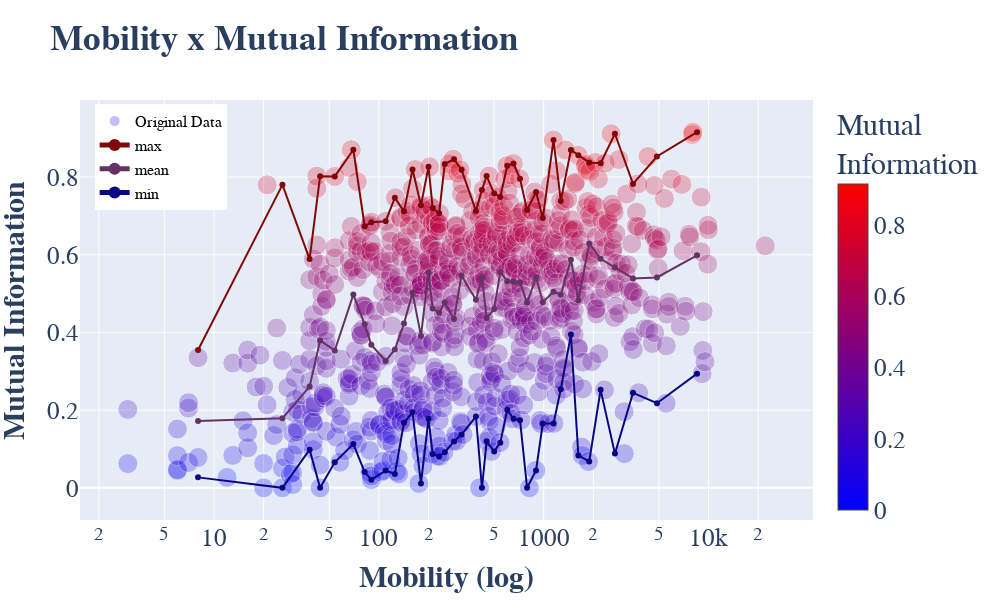

Here is the notebook cell this chart was saved with:
### Code cell
import plotly.express as px

fig2 = go.Figure()
fig2.add_trace(go.Scatter(x=mob_versus_infmutua['mob'], y=mob_versus_infmutua['mutual_inf'],
                    mode='markers', name='Original Data',
                     hovertemplate =
                    '<i>Mobility</i>: %{x}<br>'+
                    '<i>Corr</i>: %{y}<br>'+
                    '<i>Count</i>: %{marker.size:,}',
                    marker=dict(
                       opacity=0.25,
                       color=mob_versus_infmutua['mutual_inf'],
                       colorbar=dict(
                          title="Mutual<br>Information"
                       ),
                       size=mob_versus_infmutua['count'],
                       sizemode='area',
                       sizeref=2.*(mob_versus_infmutua['count'].max())/(20.**2),
                       sizemin=1,
                       colorscale="Bluered"
                    )))
fig2.update_layout(legend= {'itemsizing': 'constant'})

fig2.add_trace(go.Scatter(x=data2['medians'], y=data2['maxs'],
                    mode='lines+markers', name='max', line=dict(color='rgb(130,8,8)', width=2)))
fig2.add_trace(go.Scatter(x=data2['medians'], y=data2['means'],
                    mode='lines+markers', name='mean', line=dict(color='rgb(100,50,100)', width=2)))
fig2.add_trace(go.Scatter(x=data2['medians'], y=data2['mins'],
                    mode='lines+markers', name='min', line=dict(color='rgb(8,8,130)', width=2)))

fig2.update_xaxes(type="log")
fig2.update_layout(
    title_text="<b>Mobility x Mutual Information</b>",
    xaxis_title="<b>Mobility (log)</b>",
    yaxis_title="<b>Mutual Information</b>",
    font=dict(
        family="Tahoma",
        size=25,
      #   color="RebeccaPurple"
    ),
    width=1000,
    height=600,
    legend=dict(
      yanchor="top",
      y=0.99,
      xanchor="left",
      x=0.02,
      font=dict(
          family="Tahoma",
          size=16,  # Ajuste o tamanho da fonte da legenda aqui
          color="black"
      )
    ),
    hovermode="closest"
   )

fig2.show()

### Figure 1 — Plotly figure (JSON) as saved in the notebook; plotly's stock layout.template omitted (floating-point values rounded to 4 significant figures; data arrays with more than 128 entries replaced by an {"elided": "..."} marker saying what was removed)
{"data": [{"hovertemplate": "<i>Mobility</i>: %{x}<br><i>Corr</i>: %{y}<br><i>Count</i>: %{marker.size:,}", "marker": {"color": {"elided": "817 float values"}, "colorbar": {"title": {"text": "Mutual<br>Information"}}, "colorscale": [[0, "rgb(0,0,255)"], [1, "rgb(255,0,0)"]], "opacity": 0.25, "size": {"elided": "817 int values"}, "sizemin": 1, "sizemode": "area", "sizeref": 0.005}, "mode": "markers", "name": "Original Data", "type": "scatter", "x": {"elided": "817 int values"}, "y": {"elided": "817 float values"}}, {"line": {"color": "rgb(130,8,8)", "width": 2}, "mode": "lines+markers", "name": "max", "type": "scatter", "x": [8, 26, 38, 44, 54, 70, 82, 90, 110, 125, 142, 160, 180, 200, 212, 232, 251, 285.5, 317, 388, 422, 450.5, 500.5, 545, 601, 655.5, 718, 792.5, 898, 987, 1146.0, 1269, 1462, 1622, 1888, 2214.0, 2704.0, 3481, 4862, 8512.0], "y": [0.3547, 0.78, 0.5888, 0.8024, 0.8016, 0.8704, 0.6734, 0.684, 0.6864, 0.7468, 0.7117, 0.8194, 0.7276, 0.8264, 0.7203, 0.7067, 0.8339, 0.8459, 0.8188, 0.7129, 0.7669, 0.8027, 0.7574, 0.7487, 0.8292, 0.8347, 0.7955, 0.7152, 0.7616, 0.6945, 0.8952, 0.7386, 0.8698, 0.856, 0.8378, 0.8357, 0.9115, 0.7824, 0.853, 0.9156]}, {"line": {"color": "rgb(100,50,100)", "width": 2}, "mode": "lines+markers", "name": "mean", "type": "scatter", "x": [8, 26, 38, 44, 54, 70, 82, 90, 110, 125, 142, 160, 180, 200, 212, 232, 251, 285.5, 317, 388, 422, 450.5, 500.5, 545, 601, 655.5, 718, 792.5, 898, 987, 1146.0, 1269, 1462, 1622, 1888, 2214.0, 2704.0, 3481, 4862, 8512.0], "y": [0.1723, 0.1789, 0.2605, 0.3793, 0.3536, 0.4975, 0.4208, 0.368, 0.3267, 0.3561, 0.4228, 0.5021, 0.3911, 0.554, 0.4613, 0.4508, 0.4772, 0.4343, 0.5468, 0.4842, 0.5424, 0.437, 0.4603, 0.5553, 0.5321, 0.5309, 0.5291, 0.4762, 0.5419, 0.478, 0.5048, 0.4973, 0.5869, 0.482, 0.6292, 0.5894, 0.5675, 0.5391, 0.5417, 0.5984]}, {"line": {"color": "rgb(8,8,130)", "width": 2}, "mode": "lines+markers", "name": "min", "type": "scatter", "x": [8, 26, 38, 44, 54, 70, 82, 90, 110, 125, 142, 160, 180, 200, 212, 232, 251, 285.5, 317, 388, 422, 450.5, 500.5, 545, 601, 655.5, 718, 792.5, 898, 987, 1146.0, 1269, 1462, 1622, 1888, 2214.0, 2704.0, 3481, 4862, 8512.0], "y": [0.0269, 0, 0.09828, 0, 0.06576, 0.1125, 0.04063, 0.0209, 0.04437, 0.03582, 0.1674, 0.1945, 0.01125, 0.1775, 0.0868, 0.08082, 0.09152, 0.1193, 0.1371, 0.1834, 0, 0.1197, 0.09369, 0.1163, 0.201, 0.1775, 0.1742, 0.0001918, 0.04482, 0.1656, 0.1655, 0.2538, 0.3945, 0.08326, 0.06778, 0.2522, 0.08804, 0.2447, 0.2178, 0.294]}], "layout": {"font": {"family": "Tahoma", "size": 25}, "height": 600, "hovermode": "closest", "legend": {"font": {"color": "black", "family": "Tahoma", "size": 16}, "itemsizing": "constant", "x": 0.02, "xanchor": "left", "y": 0.99, "yanchor": "top"}, "title": {"text": "<b>Mobility x Mutual Information</b>"}, "width": 1000, "xaxis": {"title": {"text": "<b>Mobility (log)</b>"}, "type": "log"}, "yaxis": {"title": {"text": "<b>Mutual Information</b>"}}}}
